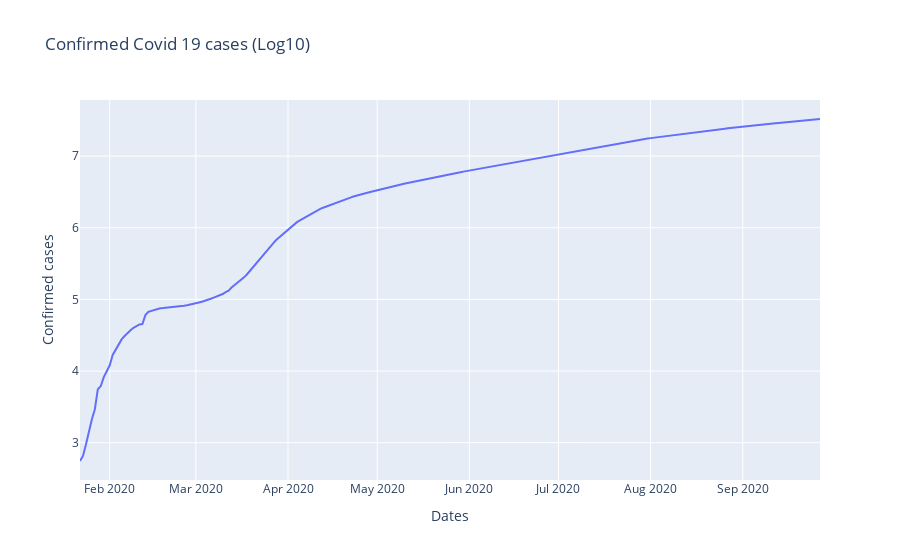

The notebook cell this image was saved under:
### Code cell
fig = px.line( data_frame = log_world,  x = log_world.index, y = 'Confirmed cases',
              title ='Confirmed Covid 19 cases (Log10)' )
fig.show()

### Figure 1 — Plotly figure (JSON) as saved in the notebook; plotly's stock layout.template omitted (floating-point values rounded to 4 significant figures; data arrays with more than 128 entries replaced by an {"elided": "..."} marker saying what was removed)
{"data": [{"hovertemplate": "Dates=%{x}<br>Confirmed cases=%{y}<extra></extra>", "legendgroup": "", "line": {"color": "#636efa", "dash": "solid"}, "mode": "lines", "name": "", "orientation": "v", "showlegend": false, "type": "scatter", "x": {"elided": "250 str values"}, "xaxis": "x", "y": {"elided": "250 float values"}, "yaxis": "y"}], "layout": {"legend": {"tracegroupgap": 0}, "title": {"text": "Confirmed Covid 19 cases (Log10)"}, "xaxis": {"anchor": "y", "domain": [0, 1], "title": {"text": "Dates"}}, "yaxis": {"anchor": "x", "domain": [0, 1], "title": {"text": "Confirmed cases"}}}}
